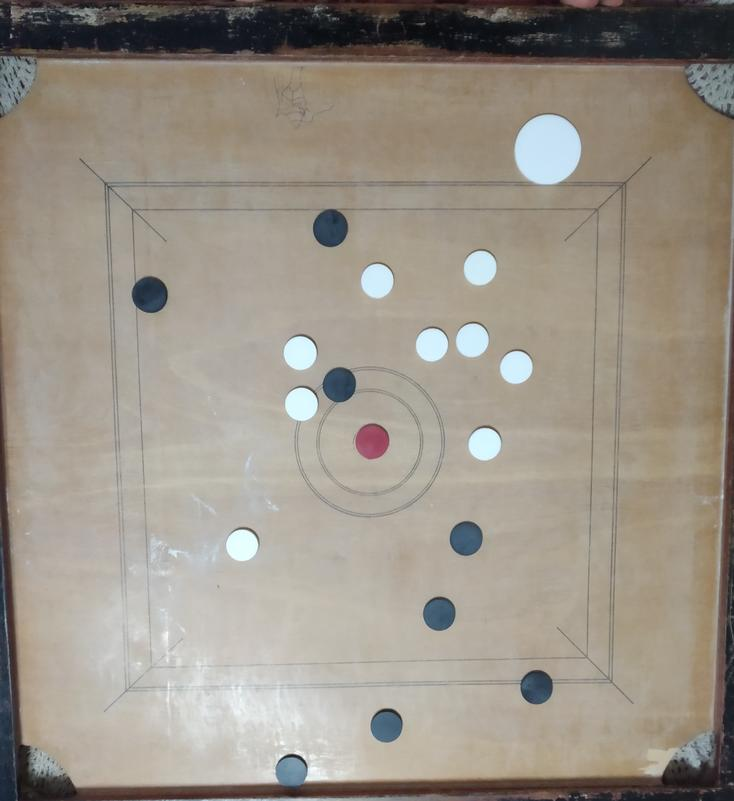
#> input picture data/crop.jpg, 734 x 801 px
$ python identify_pucks.py ../data/crop.jpg   (older library calls are emulated)
#> lines starting #> are read from the running program, lines starting #| are printed output that depends on the picture; after the words box and inside, x2 and y2 are one past the last pixel; in counts of white or black regions, pixels touching at a corner belong together
import numpy as np
import cv2
import matplotlib.pyplot as plt
from PIL import Image
import pandas as pd
import sys


def filter_contours(contours,min_radius,max_radius):
    radius_data = []
    area_data = []
    final_contours = []
    for index,cnt in enumerate(contours):
        area = cv2.contourArea(cnt)
        perimeter = cv2.arcLength(cnt,True)
        (x,y),radius = cv2.minEnclosingCircle(cnt)
        if radius > min_radius and radius < max_radius and area >= 3.14*min_radius**2 and area <= 3.14*max_radius**2:
            area_data.append(area)
            radius_data.append(radius)
            final_contours.append(cnt)
    return final_contours

def make_contours(threshed):
    _,contours, hierarchy = cv2.findContours(threshed, cv2.RETR_TREE, cv2.CHAIN_APPROX_SIMPLE)
    return contours

def drawContours(img,contours):
    img_test = cv2.drawContours(img.copy(), contours, -1, (0,255,0), 3)
    plt.imshow(img_test)
    plt.show()

def preprocess_image(cv_img):
    gray = cv2.cvtColor(cv_img, cv2.COLOR_BGR2GRAY)
    return gray

def identify_black_pucks(img):
    th, threshed = cv2.threshold(img, 100, 255, cv2.THRESH_OTSU|cv2.THRESH_BINARY)
    return(filter_contours(make_contours(threshed),10,30))

def identify_white_pucks(img):
    th, threshed = cv2.threshold(img, 200, 255, cv2.THRESH_BINARY)
    return(filter_contours(make_contours(threshed),10,30))

def identify_striker(img):
    th, threshed = cv2.threshold(img, 200, 255, cv2.THRESH_BINARY)
    return(filter_contours(make_contours(threshed),30,50))

def find_pucks(location):
#> called with location = '../data/crop.jpg'
    img = Image.open(location)
#> img is the input picture: PIL image 734x801 RGB; mean R, G, B 154.2, 146.8, 136.2
    cv_img = np.array(img)
    processed_img = preprocess_image(cv_img)
#> in preprocess_image, `gray = cv2.cvtColor(cv_img, cv2.COLOR_BGR2GRAY)`:
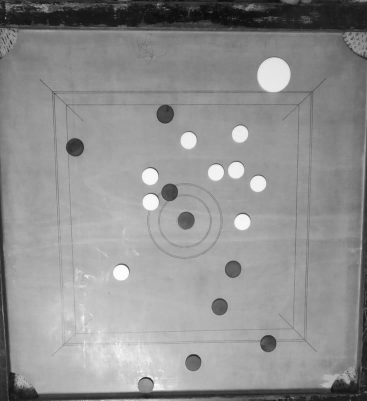
#> gray: shape (801, 734) (shown at 1/2 size); min 6, max 254, mean 144.5
    black_puck_contours = identify_black_pucks(processed_img)
#> in identify_black_pucks, `th, threshed = cv2.threshold(img, 100, 255, cv2.THRESH_OTSU|cv2.THRESH..`:
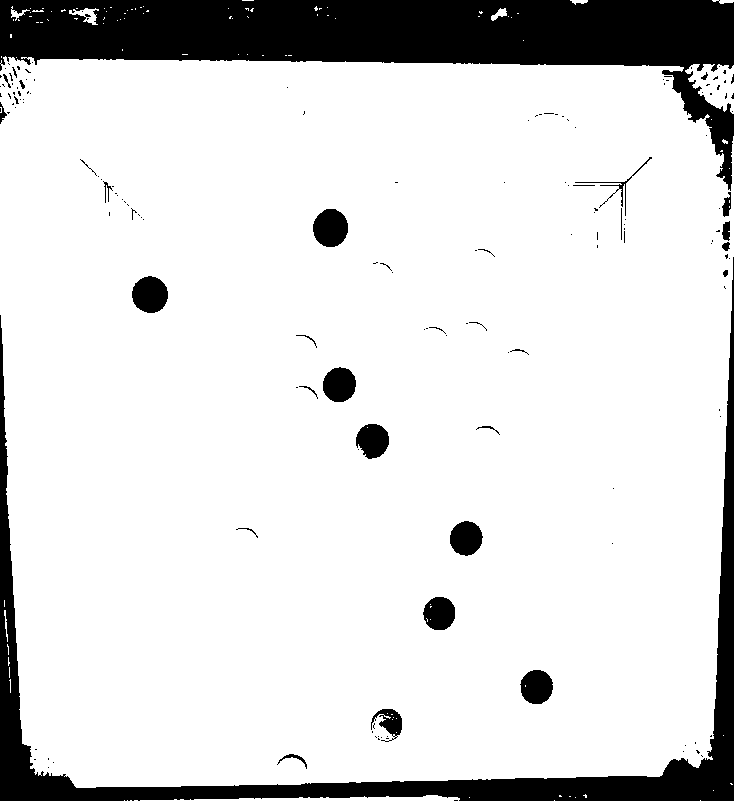
#> threshed: shape (801, 734); 86.1% white; 158 black regions (125 under 20 px)
#> in identify_black_pucks, `th, threshed = cv2.threshold(img, 100, 255, cv2.THRESH_OTSU|cv2.THRESH..`: th = 106
#> in make_contours, `_,contours, hierarchy = cv2.findContours(threshed, cv2.RETR_TREE, cv2...`: contours = 332 contours, 289 with area under 20; largest, box (x1, y1, x2, y2) and area: (0, 56, 734, 788) 509684, (685, 64, 734, 114) 1388, (312, 208, 349, 248) 1098, (131, 275, 169, 314) 1084, (322, 366, 357, 403) 956
#> in filter_contours, `radius_data = []`: radius_data = []
#> the loop in filter_contours, `for index,cnt in enumerate(contours):` made 332 passes
#> (area, perimeter, x, y, radius) on passes 11, 27, 36: (640.5, 654.3, 299.5, 799, 159.5), (1388.5, 284, 711.2, 89, 32.4), (36.5, 27.56, 704, 75.33, 4.78)
#> after the loop in filter_contours, `for index,cnt in enumerate(contours):`: area_data = [546, 925.5, 888.5, 924.5, 921, 956.5, 1084, 1098.5]; final_contours = 8 contours; box (x1, y1, x2, y2) and area: (312, 208, 349, 248) 1098, (131, 275, 169, 314) 1084, (322, 366, 357, 403) 956, (519, 669, 554, 705) 926, (449, 520, 484, 557) 924, (355, 423, 390, 460) 921, (422, 596, 456, 631) 888, (370, 708, 403, 737) 546; radius_data = [17, 17.98, 17.6, 18.07, 18.44, 18.45, 19.28, 20.01]
#> black_puck_contours has the same summary as final_contours in filter_contours
    print(len(black_puck_contours))
#| 8
    white_puck_contours = identify_white_pucks(processed_img)
#> in identify_white_pucks, `th, threshed = cv2.threshold(img, 200, 255, cv2.THRESH_BINARY)`:
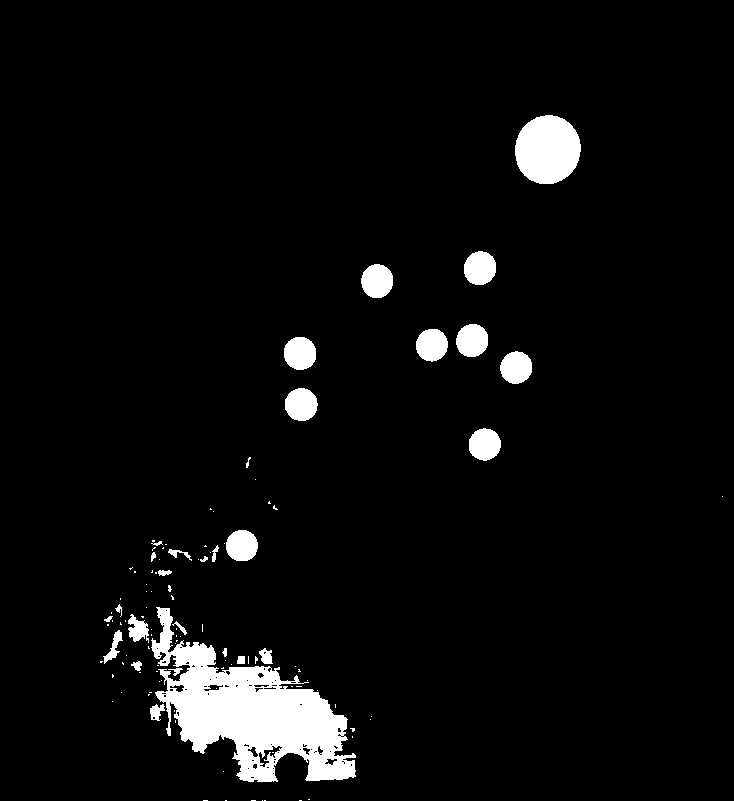
#> threshed: shape (801, 734); 4.9% white; 111 white regions (82 under 20 px)
#> in make_contours (call 2), `_,contours, hierarchy = cv2.findContours(threshed, cv2.RETR_TREE, cv2...`: contours = 182 contours, 146 with area under 20; largest, box (x1, y1, x2, y2) and area: (151, 607, 356, 782) 15719, (515, 115, 581, 184) 3481, (464, 251, 496, 285) 820, (361, 264, 393, 298) 814, (285, 388, 318, 421) 806
#> the loop in filter_contours (call 2), `for index,cnt in enumerate(contours):` made 182 passes
#> (area, perimeter, x, y, radius) on passes 16, 32, 38: (131.5, 66.87, 157, 711.5, 9.6), (28.5, 41.56, 175, 669, 7), (51, 34.97, 136.2, 665.4, 5.38)
#> after the loop in filter_contours (call 2), `for index,cnt in enumerate(contours):`: area_data = [754.5, 772, 806.5, 773, 806.5, 779, 799, 813.5, 819.5]; final_contours = 9 contours; largest, box (x1, y1, x2, y2) and area: (464, 251, 496, 285) 820, (361, 264, 393, 298) 814, (285, 388, 318, 421) 806, (284, 337, 316, 370) 806, (456, 324, 488, 357) 799; radius_data = [16.09, 16.35, 16.53, 16.44, 16.67, 16.48, 16.77, 16.94, 17.11]
#> white_puck_contours has the same summary as final_contours in filter_contours
    print(len(white_puck_contours))
#| 9
    striker_contour = identify_striker(processed_img)
    print(len(striker_contour))
#| 1
    drawContours(cv_img,black_puck_contours+white_puck_contours+striker_contour)
#> in drawContours, `img_test = cv2.drawContours(img.copy(), contours, -1, (0,255,0), 3)`:
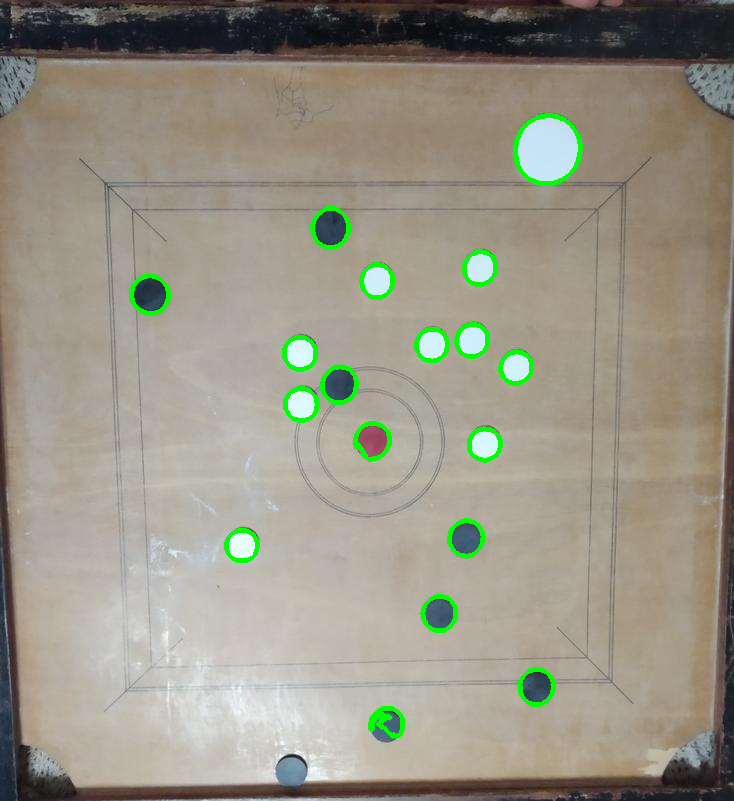
#> img_test: shape (801, 734, 3); mean R, G, B 151.7, 148.2, 133.6


if __name__ ==  "__main__":
    #Done : v0.5 : Identify different pucks
    #To do: v1.0 : Add video data
    #To do: v1.5 : Crop the carrom board better and automatically
    #To do: v2.0 : Improve puck identification
    #To do: v3.0 : Add support for side view
    #To do: v3.0 : Add support for other carrom boards
    location = sys.argv[1] #"../data/crop.jpg"
    find_pucks(location)

$ run again, with data/IMG_20191019_142201.jpg copied over data/crop.jpg
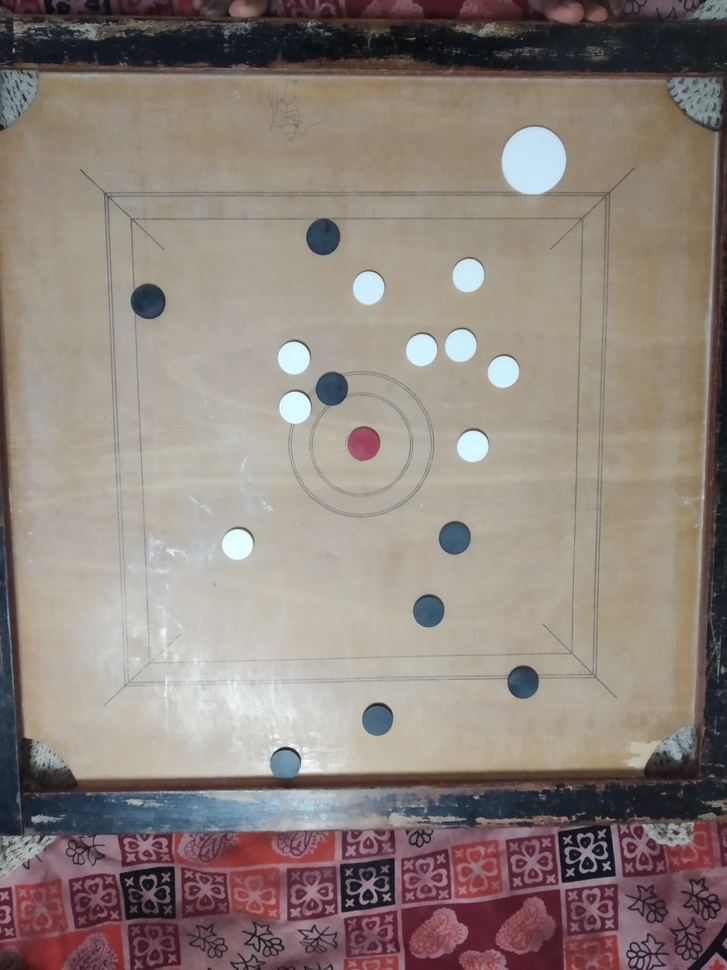
#> input picture data/IMG_20191019_142201.jpg, 727 x 970 px, shrunk from 3000 x 4000 before the run
#> in find_pucks, img is the input picture: PIL image 727x970 RGB; mean R, G, B 142, 130.6, 124.2
#> in identify_black_pucks, `th, threshed = cv2.threshold(img, 100, 255, cv2.THRESH_OTSU|cv2.THRESH..`:
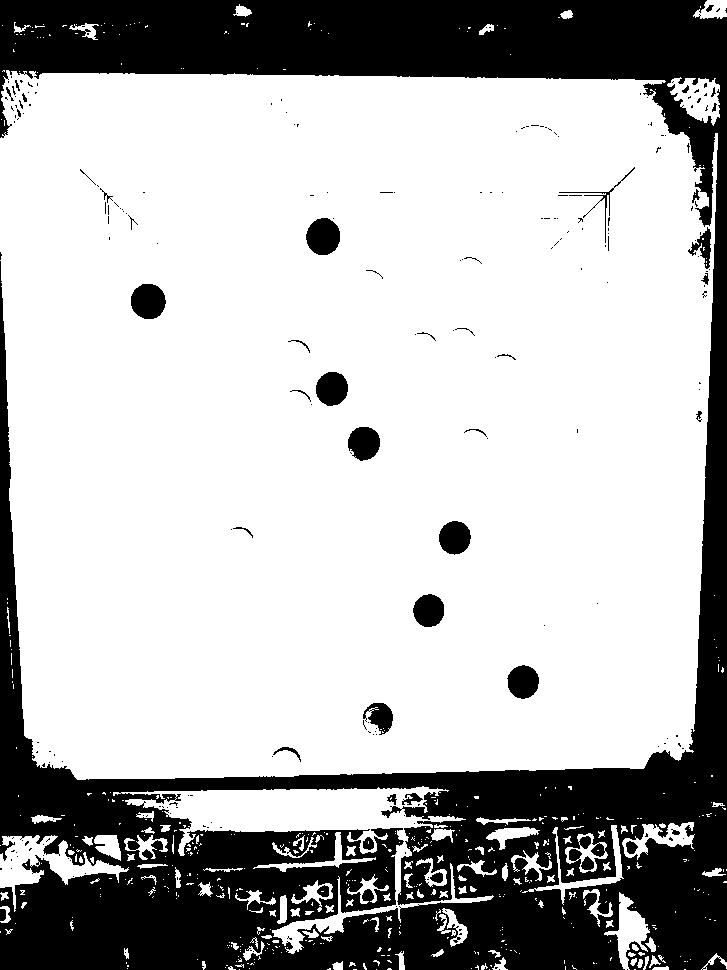
#> threshed: shape (970, 727); 71.7% white; 242 black regions (200 under 20 px)
#> th = 108
#> contours = 939 contours, 798 with area under 20; largest, box (x1, y1, x2, y2) and area: (0, 70, 718, 780) 478996, (113, 786, 494, 954) 12642, (0, 835, 129, 912) 2850, (667, 77, 720, 126) 1473, (604, 892, 650, 970) 1196
#> in filter_contours, `radius_data = []`: radius_data = []
#> the loop in filter_contours, `for index,cnt in enumerate(contours):` made 939 passes
#> (area, perimeter, x, y, radius) on passes 13, 35, 42: (32, 35.66, 660, 968, 8.06), (57.5, 33.9, 337.8, 965, 5.84), (26, 22.49, 639.5, 963, 4.27)
#> after the loop in filter_contours, `for index,cnt in enumerate(contours):`: area_data = [329.5, 429, 329, 414, 890.5, 445.5, 622.5, 870, 848.5, 881.5, 890, 904, 1022, 460.5, 1036, 415.5]; final_contours = 16 contours; largest, box (x1, y1, x2, y2) and area: (305, 217, 341, 256) 1036, (130, 283, 167, 320) 1022, (315, 371, 349, 407) 904, (565, 833, 608, 873) 890, (347, 426, 381, 462) 890; radius_data = [19.67, 21.66, 18.2, 17, 21.73, 26.8, 17.01, 17.56, 17.36, 17.6, 17.99, 18.07, 18.87, 21.51, 19.53, 18.34]
#> black_puck_contours has the same summary as final_contours in filter_contours
#| 16
#> contours = 194 contours, 157 with area under 20; largest, box (x1, y1, x2, y2) and area: (149, 604, 349, 774) 14856, (502, 127, 566, 194) 3276, (453, 259, 484, 292) 770, (278, 342, 310, 375) 770, (353, 272, 384, 305) 764
#> the loop in filter_contours (call 2), `for index,cnt in enumerate(contours):` made 194 passes
#> (area, perimeter, x, y, radius) on passes 2, 11, 20: (35, 31.8, 310, 824.5, 6.02), (86, 58.77, 307, 805, 8.06), (29.5, 60.87, 309.5, 794.5, 9.51)
#| 10
#| 1
#> in drawContours, `img_test = cv2.drawContours(img.copy(), contours, -1, (0,255,0), 3)`:
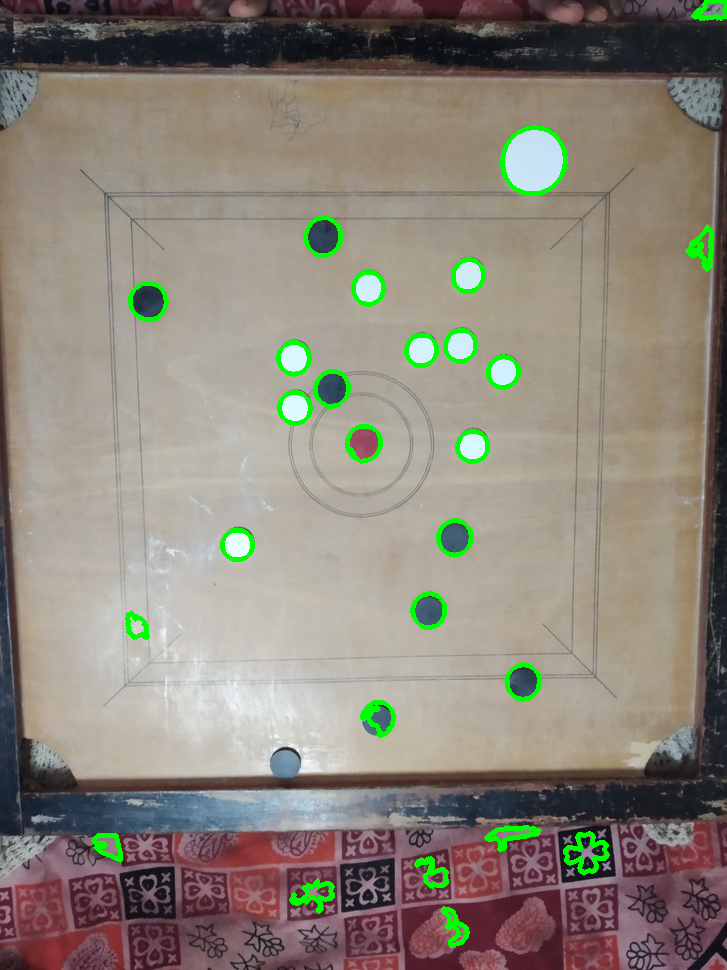
#> img_test: shape (970, 727, 3); mean R, G, B 139.1, 132.7, 121.3

$ run again, with data/IMG_20191019_142212.jpg copied over data/crop.jpg
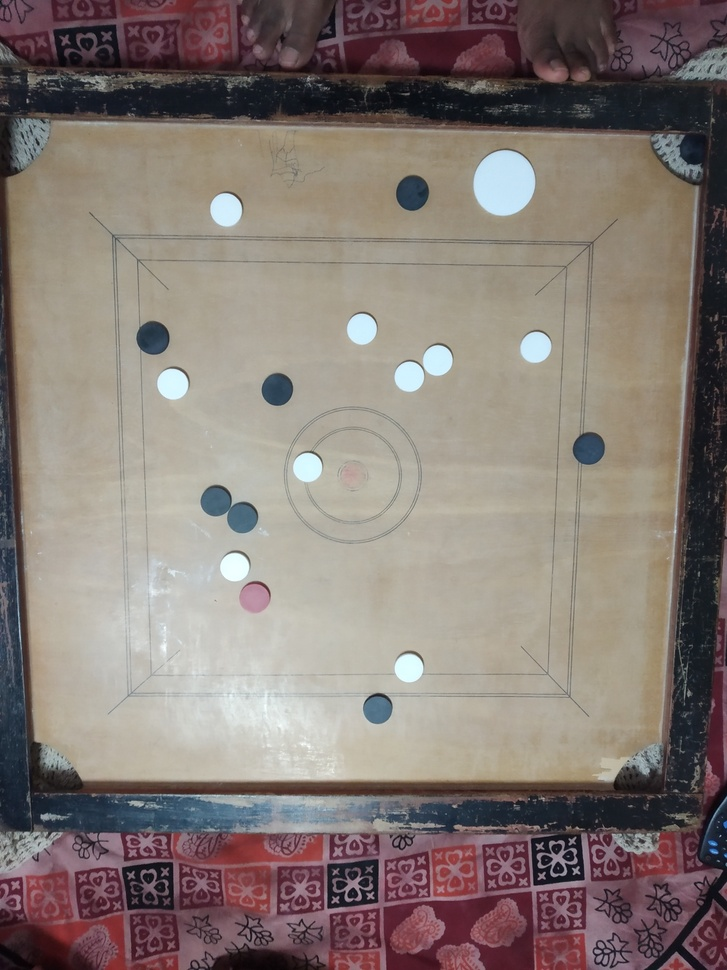
#> input picture data/IMG_20191019_142212.jpg, 727 x 970 px, shrunk from 3000 x 4000 before the run
#> in find_pucks, img is the input picture: PIL image 727x970 RGB; mean R, G, B 133.7, 122.6, 117
#> in identify_black_pucks, `th, threshed = cv2.threshold(img, 100, 255, cv2.THRESH_OTSU|cv2.THRESH..`:
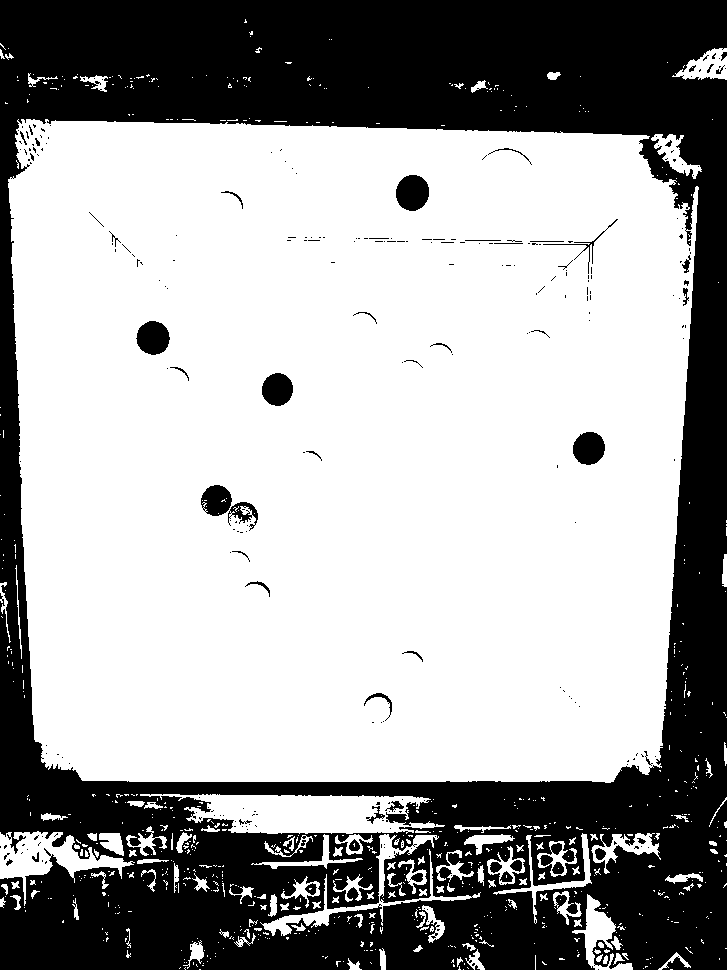
#> threshed: shape (970, 727); 64.2% white; 280 black regions (230 under 20 px)
#> th = 107
#> contours = 1242 contours, 1088 with area under 20; largest, box (x1, y1, x2, y2) and area: (8, 119, 699, 783) 426006, (140, 794, 445, 834) 7203, (0, 831, 135, 906) 3164, (260, 834, 481, 936) 1896, (572, 894, 633, 970) 1226
#> in filter_contours, `radius_data = []`: radius_data = []
#> the loop in filter_contours, `for index,cnt in enumerate(contours):` made 1242 passes
#> (area, perimeter, x, y, radius) on passes 30, 37, 40: (60.5, 52.87, 354.5, 963.5, 8.51), (22.5, 21.07, 604.5, 959, 4.27), (22, 21.31, 599.5, 957.5, 4.3)
#> after the loop in filter_contours, `for index,cnt in enumerate(contours):`: area_data = [329.5, 355.5, 643, 643, 369, 334, 759.5, 379.5, 773.5, 874.5, 844, 921.5, 990]; final_contours = 13 contours; largest, box (x1, y1, x2, y2) and area: (395, 174, 430, 212) 990, (135, 320, 171, 356) 922, (572, 431, 606, 466) 874, (261, 372, 294, 407) 844, (200, 484, 233, 517) 774; radius_data = [17.58, 20.08, 19.65, 20.62, 25.18, 15.95, 29.97, 15.53, 16.42, 17.67, 17.21, 17.81, 18.83]
#> black_puck_contours has the same summary as final_contours in filter_contours
#| 13
#> contours = 238 contours, 209 with area under 20; largest, box (x1, y1, x2, y2) and area: (155, 600, 343, 779) 14974, (474, 151, 535, 216) 3036, (130, 559, 185, 652) 1116, (210, 194, 242, 227) 770, (157, 369, 188, 400) 712
#> the loop in filter_contours (call 2), `for index,cnt in enumerate(contours):` made 238 passes
#> (area, perimeter, x, y, radius) on passes 43, 47, 51: (28.5, 42.38, 285.6, 669.4, 5.88), (609, 92.08, 408.3, 668, 14.47), (31.5, 33.56, 153, 654.5, 6.58)
#| 9
#| 1
#> in drawContours, `img_test = cv2.drawContours(img.copy(), contours, -1, (0,255,0), 3)`:
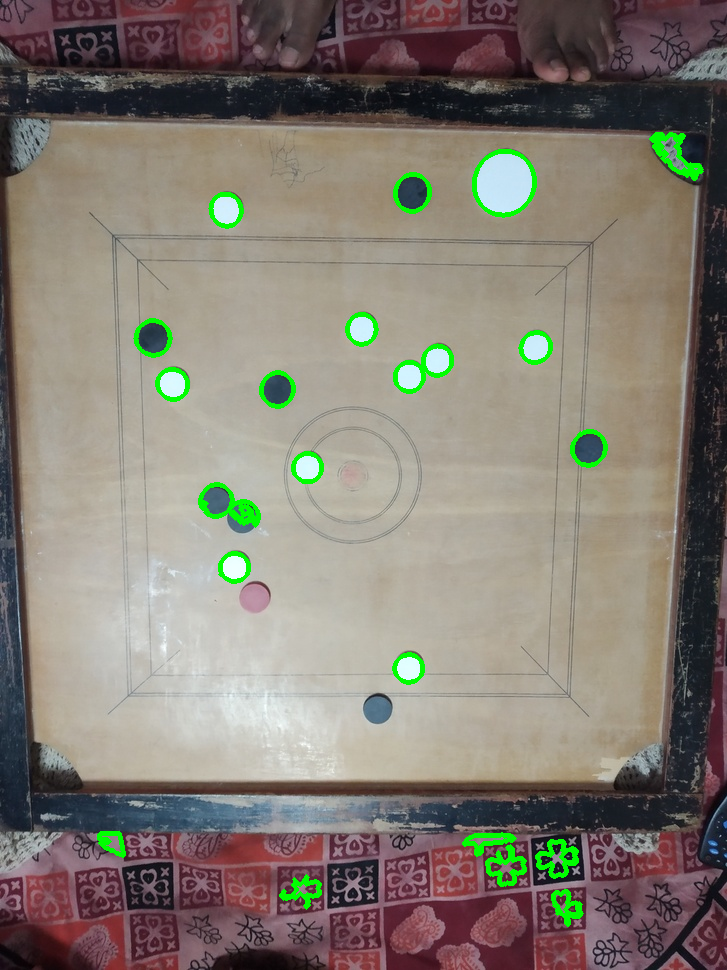
#> img_test: shape (970, 727, 3); mean R, G, B 131.3, 124.6, 114.5
